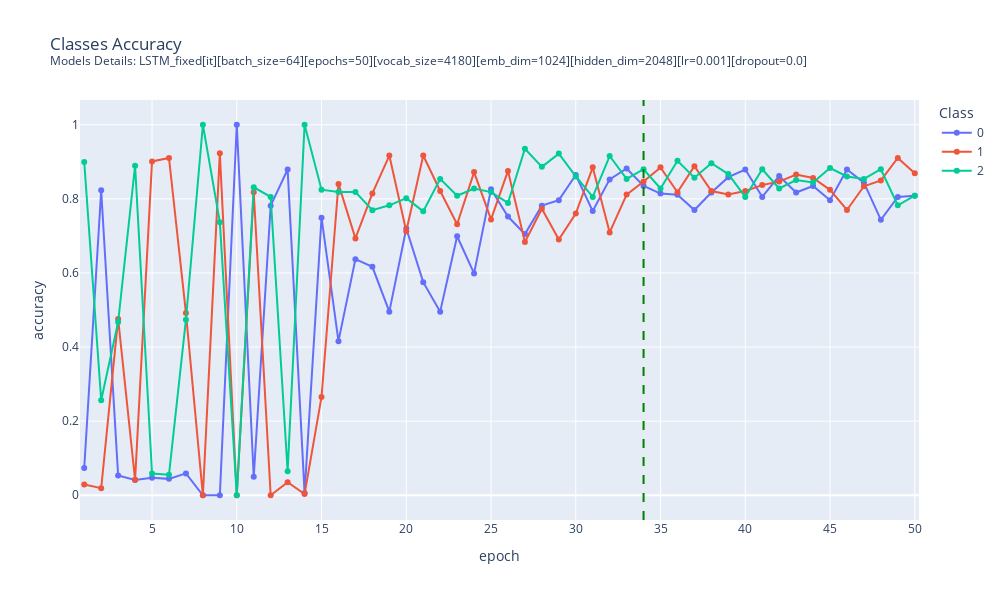

The cell this chart's notebook holds for it:
### Code cell
classes_res_it = pd.read_csv(classes_res_it_path)

# trick to reset index with classes values
classes_res_it["index"] = [0,1,2]*50
classes_res_it.set_index("index")

plot_classes_accuracy(
    classes_res_it, 
    vertical_line=34, # best epoch chosen
    subtitle="Models Details: " + BEST_LSTM_IT.MODEL_DESCRIPTION
    )

### Figure 1 — Plotly figure (JSON) as saved in the notebook; plotly's stock layout.template omitted (floating-point values rounded to 4 significant figures)
{"data": [{"hovertemplate": "Class=0<br>epoch=%{x}<br>accuracy=%{y}<extra></extra>", "legendgroup": "0", "line": {"color": "#636efa", "dash": "solid"}, "marker": {"symbol": "circle"}, "mode": "lines+markers", "name": "0", "orientation": "v", "showlegend": true, "type": "scatter", "x": [1, 2, 3, 4, 5, 6, 7, 8, 9, 10, 11, 12, 13, 14, 15, 16, 17, 18, 19, 20, 21, 22, 23, 24, 25, 26, 27, 28, 29, 30, 31, 32, 33, 34, 35, 36, 37, 38, 39, 40, 41, 42, 43, 44, 45, 46, 47, 48, 49, 50], "xaxis": "x", "y": [0.0737, 0.823, 0.0531, 0.0413, 0.0472, 0.0442, 0.059, 0, 0, 1, 0.0501, 0.7817, 0.8791, 0.0059, 0.7493, 0.4159, 0.6372, 0.6165, 0.4956, 0.7198, 0.5752, 0.4956, 0.6991, 0.5988, 0.826, 0.7522, 0.705, 0.7817, 0.7965, 0.8643, 0.767, 0.8525, 0.882, 0.8348, 0.8142, 0.8112, 0.7699, 0.8171, 0.8584, 0.8791, 0.8053, 0.8614, 0.8171, 0.8348, 0.7965, 0.8791, 0.8437, 0.7434, 0.8053, 0.8083], "yaxis": "y"}, {"hovertemplate": "Class=1<br>epoch=%{x}<br>accuracy=%{y}<extra></extra>", "legendgroup": "1", "line": {"color": "#EF553B", "dash": "solid"}, "marker": {"symbol": "circle"}, "mode": "lines+markers", "name": "1", "orientation": "v", "showlegend": true, "type": "scatter", "x": [1, 2, 3, 4, 5, 6, 7, 8, 9, 10, 11, 12, 13, 14, 15, 16, 17, 18, 19, 20, 21, 22, 23, 24, 25, 26, 27, 28, 29, 30, 31, 32, 33, 34, 35, 36, 37, 38, 39, 40, 41, 42, 43, 44, 45, 46, 47, 48, 49, 50], "xaxis": "x", "y": [0.0288, 0.0192, 0.476, 0.0415, 0.901, 0.9105, 0.492, 0, 0.9233, 0, 0.8179, 0, 0.0351, 0.0032, 0.2652, 0.8403, 0.6933, 0.8147, 0.9169, 0.7125, 0.9169, 0.8211, 0.7316, 0.8722, 0.7444, 0.8754, 0.6837, 0.7732, 0.6901, 0.7604, 0.885, 0.7093, 0.8115, 0.8466, 0.885, 0.8179, 0.8882, 0.8211, 0.8115, 0.8211, 0.8371, 0.8466, 0.8658, 0.8562, 0.8243, 0.77, 0.8339, 0.8498, 0.9105, 0.869], "yaxis": "y"}, {"hovertemplate": "Class=2<br>epoch=%{x}<br>accuracy=%{y}<extra></extra>", "legendgroup": "2", "line": {"color": "#00cc96", "dash": "solid"}, "marker": {"symbol": "circle"}, "mode": "lines+markers", "name": "2", "orientation": "v", "showlegend": true, "type": "scatter", "x": [1, 2, 3, 4, 5, 6, 7, 8, 9, 10, 11, 12, 13, 14, 15, 16, 17, 18, 19, 20, 21, 22, 23, 24, 25, 26, 27, 28, 29, 30, 31, 32, 33, 34, 35, 36, 37, 38, 39, 40, 41, 42, 43, 44, 45, 46, 47, 48, 49, 50], "xaxis": "x", "y": [0.8994, 0.2565, 0.4675, 0.8896, 0.0584, 0.0552, 0.474, 1, 0.737, 0, 0.8312, 0.8052, 0.0649, 1, 0.8247, 0.8182, 0.8182, 0.7695, 0.7825, 0.8019, 0.7662, 0.8539, 0.8084, 0.8279, 0.8182, 0.789, 0.9351, 0.8864, 0.9221, 0.8604, 0.8052, 0.9156, 0.8539, 0.8799, 0.8279, 0.9026, 0.8571, 0.8961, 0.8669, 0.8052, 0.8799, 0.8279, 0.8506, 0.8442, 0.8831, 0.8604, 0.8539, 0.8799, 0.7825, 0.8084], "yaxis": "y"}], "layout": {"height": 600, "legend": {"title": {"text": "Class"}, "tracegroupgap": 0}, "shapes": [{"line": {"color": "green", "dash": "dash", "width": 2}, "type": "line", "x0": 34, "x1": 34, "xref": "x", "y0": 0, "y1": 1, "yref": "y domain"}], "title": {"text": "Classes Accuracy<br><sup>Models Details: LSTM_fixed[it][batch_size=64][epochs=50][vocab_size=4180][emb_dim=1024][hidden_dim=2048][lr=0.001][dropout=0.0]<sup>"}, "width": 1000, "xaxis": {"anchor": "y", "domain": [0, 1], "range": [0.75, 50.25], "title": {"text": "epoch"}}, "yaxis": {"anchor": "x", "domain": [0, 1], "title": {"text": "accuracy"}}}}
